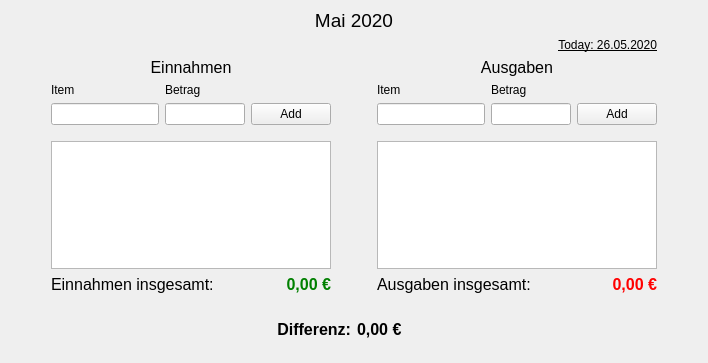
<?xml version="1.0" encoding="UTF-8"?>
<ui version="4.0">
 <class>MainWindow</class>
 <widget class="QMainWindow" name="MainWindow">
  <property name="geometry">
   <rect>
    <x>0</x>
    <y>0</y>
    <width>708</width>
    <height>363</height>
   </rect>
  </property>
  <property name="windowTitle">
   <string>MainWindow</string>
  </property>
  <property name="styleSheet">
   <string notr="true"/>
  </property>
  <property name="toolButtonStyle">
   <enum>Qt::ToolButtonIconOnly</enum>
  </property>
  <widget class="QWidget" name="centralwidget">
   <layout class="QVBoxLayout" name="verticalLayout">
    <item>
     <layout class="QHBoxLayout" name="horizontalLayout_4">
      <property name="bottomMargin">
       <number>0</number>
      </property>
      <item>
       <spacer name="horizontalSpacer_2">
        <property name="orientation">
         <enum>Qt::Horizontal</enum>
        </property>
        <property name="sizeType">
         <enum>QSizePolicy::MinimumExpanding</enum>
        </property>
        <property name="sizeHint" stdset="0">
         <size>
          <width>0</width>
          <height>0</height>
         </size>
        </property>
       </spacer>
      </item>
      <item>
       <layout class="QVBoxLayout" name="verticalLayout_16">
        <property name="topMargin">
         <number>0</number>
        </property>
        <property name="rightMargin">
         <number>0</number>
        </property>
        <item>
         <spacer name="verticalSpacer_4">
          <property name="orientation">
           <enum>Qt::Vertical</enum>
          </property>
          <property name="sizeType">
           <enum>QSizePolicy::MinimumExpanding</enum>
          </property>
          <property name="sizeHint" stdset="0">
           <size>
            <width>0</width>
            <height>0</height>
           </size>
          </property>
         </spacer>
        </item>
        <item>
         <layout class="QVBoxLayout" name="verticalLayout_15">
          <property name="bottomMargin">
           <number>0</number>
          </property>
          <item>
           <layout class="QHBoxLayout" name="horizontalLayout">
            <item>
             <widget class="QLabel" name="label_month">
              <property name="font">
               <font>
                <pointsize>14</pointsize>
               </font>
              </property>
              <property name="text">
               <string>Mai 2020</string>
              </property>
              <property name="alignment">
               <set>Qt::AlignCenter</set>
              </property>
             </widget>
            </item>
           </layout>
          </item>
          <item>
           <layout class="QVBoxLayout" name="verticalLayout_2">
            <property name="bottomMargin">
             <number>0</number>
            </property>
            <item>
             <widget class="QLabel" name="label_today">
              <property name="font">
               <font>
                <pointsize>9</pointsize>
                <underline>true</underline>
               </font>
              </property>
              <property name="text">
               <string>Today: 26.05.2020</string>
              </property>
              <property name="alignment">
               <set>Qt::AlignRight|Qt::AlignTrailing|Qt::AlignVCenter</set>
              </property>
             </widget>
            </item>
           </layout>
          </item>
         </layout>
        </item>
        <item>
         <layout class="QHBoxLayout" name="horizontalLayout_2">
          <property name="bottomMargin">
           <number>0</number>
          </property>
          <item>
           <layout class="QVBoxLayout" name="verticalLayout_4" stretch="0,0,0,0,1">
            <property name="bottomMargin">
             <number>0</number>
            </property>
            <item>
             <widget class="QLabel" name="label_input">
              <property name="font">
               <font>
                <pointsize>12</pointsize>
               </font>
              </property>
              <property name="text">
               <string>Einnahmen</string>
              </property>
              <property name="alignment">
               <set>Qt::AlignCenter</set>
              </property>
             </widget>
            </item>
            <item>
             <layout class="QHBoxLayout" name="horizontalLayout_3">
              <property name="bottomMargin">
               <number>10</number>
              </property>
              <item>
               <layout class="QVBoxLayout" name="verticalLayout_8">
                <item>
                 <widget class="QLabel" name="label_item_input">
                  <property name="text">
                   <string>Item</string>
                  </property>
                 </widget>
                </item>
                <item>
                 <widget class="QLineEdit" name="lineEdit_item_input">
                  <property name="sizePolicy">
                   <sizepolicy hsizetype="Minimum" vsizetype="Fixed">
                    <horstretch>0</horstretch>
                    <verstretch>0</verstretch>
                   </sizepolicy>
                  </property>
                 </widget>
                </item>
               </layout>
              </item>
              <item>
               <layout class="QVBoxLayout" name="verticalLayout_7">
                <item>
                 <widget class="QLabel" name="label_item_input_amount">
                  <property name="text">
                   <string>Betrag</string>
                  </property>
                 </widget>
                </item>
                <item>
                 <widget class="QLineEdit" name="lineEdit_item_input_amount">
                  <property name="sizePolicy">
                   <sizepolicy hsizetype="Minimum" vsizetype="Fixed">
                    <horstretch>0</horstretch>
                    <verstretch>0</verstretch>
                   </sizepolicy>
                  </property>
                  <property name="minimumSize">
                   <size>
                    <width>80</width>
                    <height>0</height>
                   </size>
                  </property>
                  <property name="maximumSize">
                   <size>
                    <width>80</width>
                    <height>16777215</height>
                   </size>
                  </property>
                 </widget>
                </item>
               </layout>
              </item>
              <item>
               <layout class="QVBoxLayout" name="verticalLayout_5">
                <property name="bottomMargin">
                 <number>0</number>
                </property>
                <item>
                 <spacer name="verticalSpacer_5">
                  <property name="orientation">
                   <enum>Qt::Vertical</enum>
                  </property>
                  <property name="sizeType">
                   <enum>QSizePolicy::MinimumExpanding</enum>
                  </property>
                  <property name="sizeHint" stdset="0">
                   <size>
                    <width>0</width>
                    <height>0</height>
                   </size>
                  </property>
                 </spacer>
                </item>
                <item>
                 <widget class="QPushButton" name="pushButton_add_input">
                  <property name="text">
                   <string>Add</string>
                  </property>
                 </widget>
                </item>
               </layout>
              </item>
             </layout>
            </item>
            <item>
             <widget class="QListWidget" name="listWidget_inputs"/>
            </item>
            <item>
             <layout class="QHBoxLayout" name="horizontalLayout_10">
              <property name="bottomMargin">
               <number>0</number>
              </property>
              <item>
               <widget class="QLabel" name="label_total_input">
                <property name="font">
                 <font>
                  <pointsize>12</pointsize>
                 </font>
                </property>
                <property name="text">
                 <string>Einnahmen insgesamt:</string>
                </property>
               </widget>
              </item>
              <item>
               <widget class="QLabel" name="label_input_total_amount">
                <property name="font">
                 <font>
                  <pointsize>12</pointsize>
                  <weight>75</weight>
                  <bold>true</bold>
                 </font>
                </property>
                <property name="styleSheet">
                 <string notr="true">color: green;</string>
                </property>
                <property name="text">
                 <string>0,00 €</string>
                </property>
                <property name="alignment">
                 <set>Qt::AlignRight|Qt::AlignTrailing|Qt::AlignVCenter</set>
                </property>
               </widget>
              </item>
             </layout>
            </item>
            <item>
             <spacer name="verticalSpacer_2">
              <property name="orientation">
               <enum>Qt::Vertical</enum>
              </property>
              <property name="sizeType">
               <enum>QSizePolicy::MinimumExpanding</enum>
              </property>
              <property name="sizeHint" stdset="0">
               <size>
                <width>0</width>
                <height>0</height>
               </size>
              </property>
             </spacer>
            </item>
           </layout>
          </item>
          <item>
           <spacer name="horizontalSpacer_3">
            <property name="orientation">
             <enum>Qt::Horizontal</enum>
            </property>
            <property name="sizeType">
             <enum>QSizePolicy::Fixed</enum>
            </property>
            <property name="sizeHint" stdset="0">
             <size>
              <width>40</width>
              <height>0</height>
             </size>
            </property>
           </spacer>
          </item>
          <item>
           <layout class="QVBoxLayout" name="verticalLayout_3" stretch="0,0,0,0,1">
            <property name="bottomMargin">
             <number>0</number>
            </property>
            <item>
             <widget class="QLabel" name="label_output">
              <property name="font">
               <font>
                <pointsize>12</pointsize>
               </font>
              </property>
              <property name="text">
               <string>Ausgaben</string>
              </property>
              <property name="alignment">
               <set>Qt::AlignCenter</set>
              </property>
             </widget>
            </item>
            <item>
             <layout class="QHBoxLayout" name="horizontalLayout_5">
              <property name="bottomMargin">
               <number>10</number>
              </property>
              <item>
               <layout class="QVBoxLayout" name="verticalLayout_13">
                <item>
                 <widget class="QLabel" name="label_item_output">
                  <property name="text">
                   <string>Item</string>
                  </property>
                 </widget>
                </item>
                <item>
                 <widget class="QLineEdit" name="lineEdit_item_output">
                  <property name="sizePolicy">
                   <sizepolicy hsizetype="Minimum" vsizetype="Fixed">
                    <horstretch>0</horstretch>
                    <verstretch>0</verstretch>
                   </sizepolicy>
                  </property>
                 </widget>
                </item>
               </layout>
              </item>
              <item>
               <layout class="QVBoxLayout" name="verticalLayout_12">
                <item>
                 <widget class="QLabel" name="label_item_output_amount">
                  <property name="text">
                   <string>Betrag</string>
                  </property>
                 </widget>
                </item>
                <item>
                 <widget class="QLineEdit" name="lineEdit_item_output_amount">
                  <property name="sizePolicy">
                   <sizepolicy hsizetype="Minimum" vsizetype="Fixed">
                    <horstretch>0</horstretch>
                    <verstretch>0</verstretch>
                   </sizepolicy>
                  </property>
                  <property name="minimumSize">
                   <size>
                    <width>80</width>
                    <height>0</height>
                   </size>
                  </property>
                  <property name="maximumSize">
                   <size>
                    <width>80</width>
                    <height>16777215</height>
                   </size>
                  </property>
                 </widget>
                </item>
               </layout>
              </item>
              <item>
               <layout class="QVBoxLayout" name="verticalLayout_14">
                <property name="bottomMargin">
                 <number>0</number>
                </property>
                <item>
                 <spacer name="verticalSpacer_3">
                  <property name="orientation">
                   <enum>Qt::Vertical</enum>
                  </property>
                  <property name="sizeType">
                   <enum>QSizePolicy::MinimumExpanding</enum>
                  </property>
                  <property name="sizeHint" stdset="0">
                   <size>
                    <width>0</width>
                    <height>0</height>
                   </size>
                  </property>
                 </spacer>
                </item>
                <item>
                 <widget class="QPushButton" name="pushButton_add_output">
                  <property name="text">
                   <string>Add</string>
                  </property>
                 </widget>
                </item>
               </layout>
              </item>
             </layout>
            </item>
            <item>
             <widget class="QListWidget" name="listWidget_outputs"/>
            </item>
            <item>
             <layout class="QHBoxLayout" name="horizontalLayout_11">
              <property name="bottomMargin">
               <number>0</number>
              </property>
              <item>
               <widget class="QLabel" name="label_total_output">
                <property name="font">
                 <font>
                  <pointsize>12</pointsize>
                 </font>
                </property>
                <property name="text">
                 <string>Ausgaben insgesamt:</string>
                </property>
               </widget>
              </item>
              <item>
               <widget class="QLabel" name="label_total_ouput_amount">
                <property name="font">
                 <font>
                  <pointsize>12</pointsize>
                  <weight>75</weight>
                  <bold>true</bold>
                 </font>
                </property>
                <property name="styleSheet">
                 <string notr="true">color: red</string>
                </property>
                <property name="text">
                 <string>0,00 €</string>
                </property>
                <property name="alignment">
                 <set>Qt::AlignRight|Qt::AlignTrailing|Qt::AlignVCenter</set>
                </property>
               </widget>
              </item>
             </layout>
            </item>
            <item>
             <spacer name="verticalSpacer_6">
              <property name="orientation">
               <enum>Qt::Vertical</enum>
              </property>
              <property name="sizeType">
               <enum>QSizePolicy::MinimumExpanding</enum>
              </property>
              <property name="sizeHint" stdset="0">
               <size>
                <width>0</width>
                <height>0</height>
               </size>
              </property>
             </spacer>
            </item>
           </layout>
          </item>
         </layout>
        </item>
        <item>
         <layout class="QHBoxLayout" name="horizontalLayout_12">
          <property name="topMargin">
           <number>20</number>
          </property>
          <property name="bottomMargin">
           <number>15</number>
          </property>
          <item>
           <widget class="QLabel" name="label_difference">
            <property name="font">
             <font>
              <pointsize>12</pointsize>
              <weight>75</weight>
              <bold>true</bold>
             </font>
            </property>
            <property name="text">
             <string>Differenz:</string>
            </property>
            <property name="alignment">
             <set>Qt::AlignRight|Qt::AlignTrailing|Qt::AlignVCenter</set>
            </property>
           </widget>
          </item>
          <item>
           <widget class="QLabel" name="label_difference_amount">
            <property name="font">
             <font>
              <pointsize>12</pointsize>
              <weight>75</weight>
              <bold>true</bold>
             </font>
            </property>
            <property name="text">
             <string>0,00 €</string>
            </property>
            <property name="alignment">
             <set>Qt::AlignLeading|Qt::AlignLeft|Qt::AlignVCenter</set>
            </property>
           </widget>
          </item>
         </layout>
        </item>
        <item>
         <spacer name="verticalSpacer">
          <property name="orientation">
           <enum>Qt::Vertical</enum>
          </property>
          <property name="sizeType">
           <enum>QSizePolicy::MinimumExpanding</enum>
          </property>
          <property name="sizeHint" stdset="0">
           <size>
            <width>0</width>
            <height>0</height>
           </size>
          </property>
         </spacer>
        </item>
       </layout>
      </item>
      <item>
       <spacer name="horizontalSpacer">
        <property name="orientation">
         <enum>Qt::Horizontal</enum>
        </property>
        <property name="sizeType">
         <enum>QSizePolicy::MinimumExpanding</enum>
        </property>
        <property name="sizeHint" stdset="0">
         <size>
          <width>0</width>
          <height>0</height>
         </size>
        </property>
       </spacer>
      </item>
     </layout>
    </item>
   </layout>
  </widget>
  <widget class="QMenuBar" name="menubar">
   <property name="geometry">
    <rect>
     <x>0</x>
     <y>0</y>
     <width>708</width>
     <height>21</height>
    </rect>
   </property>
  </widget>
 </widget>
 <resources/>
 <connections/>
</ui>
